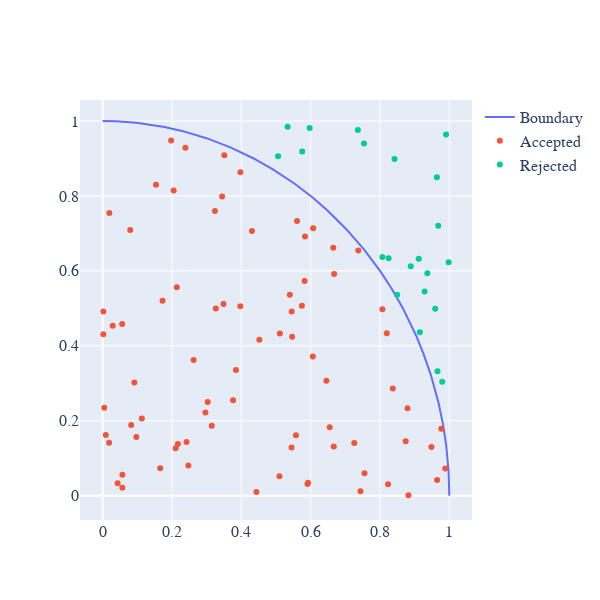
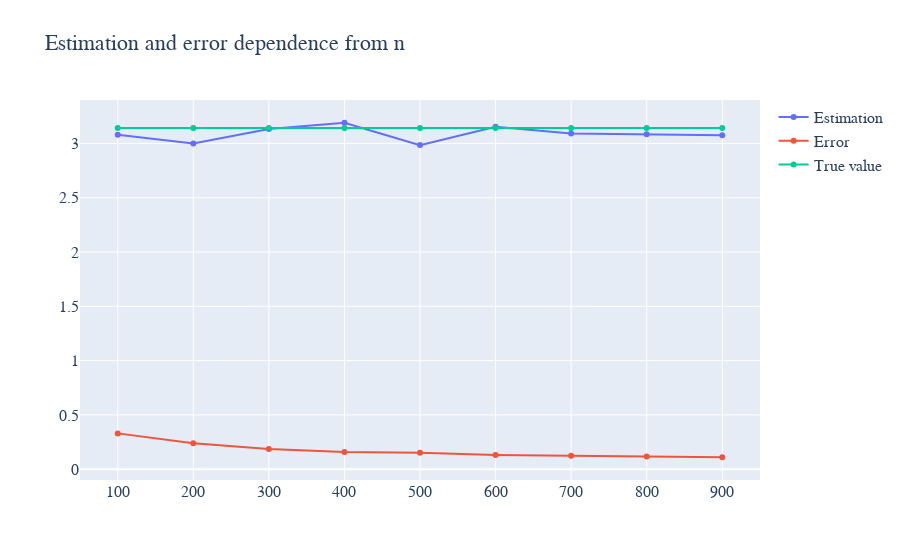
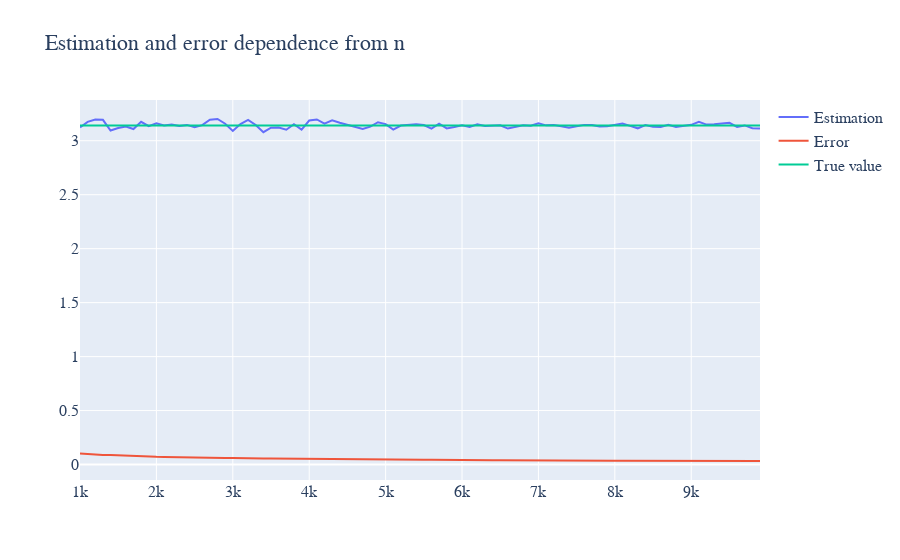

The notebook cell saved with these charts, in order:
### Markdown cell above
Once important point about monte-carlo methods. Since we are computing a probability based on random samples, there is an inherent uncertainty - if we used fewer points, then we would be less certain about our calculated value of $\pi$. Statistics tells us that if we used $N$ points, and calculate a true probability $\hat{p}$, then there is a 95% chance that the *true* value of $p$ is between  $ p - 1.96 \sqrt{\frac{p (1 - p)}{N}}$ and  $ p + 1.96 \sqrt{\frac{p (1 - p)}{N}}$. If you want to understand why, you can read [this page](https://openstax.org/books/introductory-business-statistics/pages/8-3-a-confidence-interval-for-a-population-proportion). It makes sense to say that the uncertainty in the value of $p$ is $\Delta p = 1.96 \sqrt{\frac{p (1 - p)}{N}}$. The uncertainty in our value of $\pi_{\textrm{calc}}$ is therefore $\Delta \pi_{\textrm{calc}} = 4 \Delta p$. Let's calculate these and see if our code achieves the expected accuracy.

Run the code below and compare the actual error to the theoretical error. For low values of `n_points`, they can be quite different, but when `n_points` is large, they converge. Notice that as you increase `n_points`, the theoretical error decreases. The theoretical estimate of the error allows us to be precise about the error in our calculated values.

### Code cell
n_points = 100
xSample = np.random.random(n_points)
ySample = np.random.random(n_points)
accepted = (xSample**2 + ySample**2 ) < 1
rejected = (xSample**2 + ySample**2 ) >= 1

# plt.plot(xs, ys, xSample[accepted], ySample[accepted], 'b.', xSample[rejected], ySample[rejected], 'r.',)
# plt.xlim([0, 1])
# plt.ylim([0, 1])
# ax = plt.gca()
# ax.set_aspect('equal')

fig = go.Figure()
fig.add_trace(go.Scatter(name="Boundary", x=xs, y=ys))
fig.add_trace(go.Scatter(name="Accepted", x=xSample[accepted], y=ySample[accepted], mode="markers"))
fig.add_trace(go.Scatter(name="Rejected", x=xSample[rejected], y=ySample[rejected], mode="markers"))
fig.update_layout(width=600, height=600, font=dict(family="CMU Serif", size=16))
fig.show()

# P(accept) = pi*r^2/4
# pi = 2 * sqrt(P(accept))
pAccept = accepted.sum() / n_points

pi_guess = 4*pAccept
pAccept_error = (1.96)*np.sqrt(pAccept*(1-pAccept)/n_points)
pi_guess_error = 4*pAccept_error

print("Pi: Guess: %.4f, True: %.4f, percentage error (vs calculated): %.2f %%, percentage error (theoretical): %.2f %%"\
      % (pi_guess, np.pi, 100*abs(np.pi-pi_guess)/np.pi, 100*0.5*pi_guess_error/np.pi))



n_points_range = np.arange(100, 1000, 100)
pi_est_range = []
pi_est_error_range = []

for i in n_points_range:
    xSample = np.random.random(i)
    ySample = np.random.random(i)
    accepted = (xSample**2 + ySample**2 ) < 1
    rejected = (xSample**2 + ySample**2 ) >= 1
    
    p_est = accepted.sum() / i
    pi_est = 4 * p_est
    pi_est_range.append(pi_est)
    
    p_est_error = (1.96)*np.sqrt(p_est*(1-p_est)/i)
    pi_est_error = 4*p_est_error
    pi_est_error_range.append(pi_est_error)

pi_values = [np.pi] * len(pi_est_range)
    
fig = go.Figure()
fig.add_trace(go.Scatter(name="Estimation", x=n_points_range, y=pi_est_range))
fig.add_trace(go.Scatter(name="Error", x=n_points_range, y=pi_est_error_range))
fig.add_trace(go.Scatter(name="True value", x=n_points_range, y=pi_values))
fig.update_layout(title="Estimation and error dependence from n", font=dict(family="CMU Serif", size=16))
fig.show()


n_points_range = np.arange(1000, 10000, 100)
pi_est_range = []
pi_est_error_range = []

for i in n_points_range:
    xSample = np.random.random(i)
    ySample = np.random.random(i)
    accepted = (xSample**2 + ySample**2 ) < 1
    rejected = (xSample**2 + ySample**2 ) >= 1
    
    p_est = accepted.sum() / i
    pi_est = 4 * p_est
    pi_est_range.append(pi_est)
    
    p_est_error = (1.96)*np.sqrt(p_est*(1-p_est)/i)
    pi_est_error = 4*p_est_error
    pi_est_error_range.append(pi_est_error)

pi_values = [np.pi] * len(pi_est_range)
    
fig = go.Figure()
fig.add_trace(go.Scatter(name="Estimation", x=n_points_range, y=pi_est_range))
fig.add_trace(go.Scatter(name="Error", x=n_points_range, y=pi_est_error_range))
fig.add_trace(go.Scatter(name="True value", x=n_points_range, y=pi_values))
fig.update_layout(title="Estimation and error dependence from n", font=dict(family="CMU Serif", size=16))
fig.show()

### Figure 1 — Plotly figure (JSON) as saved in the notebook; plotly's stock layout.template omitted (floating-point values rounded to 4 significant figures; data arrays with more than 128 entries replaced by an {"elided": "..."} marker saying what was removed)
{"data": [{"name": "Boundary", "type": "scatter", "x": {"elided": "1000 float values"}, "y": {"elided": "1000 float values"}}, {"mode": "markers", "name": "Accepted", "type": "scatter", "x": [0.452, 0.7257, 0.6666, 0.2965, 0.1132, 0.2049, 0.02899, 0.9647, 0.54, 0.05693, 0.05705, 0.9484, 0.837, 0.5837, 0.3486, 0.5111, 0.3031, 0.004815, 0.8195, 0.1727, 0.05636, 0.01876, 0.6678, 0.09721, 0.8232, 0.5448, 0.5907, 0.8741, 0.2139, 0.2626, 0.4306, 0.2388, 0.7436, 0.00217, 0.6454, 0.1661, 0.5467, 0.7375, 0.5099, 0.3845, 0.09155, 0.2107, 0.351, 0.5924, 0.3762, 0.3447, 0.5453, 0.5575, 0.08237, 0.3971, 0.2421, 0.217, 0.8819, 0.6651, 0.6073, 0.01936, 0.0796, 0.3974, 0.002092, 0.04327, 0.1539, 0.1975, 0.5748, 0.3264, 0.4436, 0.8068, 0.324, 0.009173, 0.5825, 0.8794, 0.6064, 0.9883, 0.9767, 0.6549, 0.7553, 0.2474, 0.5606, 0.3148], "y": [0.4159, 0.1409, 0.1309, 0.2222, 0.2057, 0.8143, 0.4532, 0.04183, 0.5362, 0.02135, 0.05572, 0.1301, 0.286, 0.692, 0.5116, 0.4328, 0.25, 0.2349, 0.4334, 0.5201, 0.458, 0.1413, 0.5917, 0.1565, 0.0303, 0.1289, 0.03141, 0.145, 0.5564, 0.3623, 0.7064, 0.9286, 0.01162, 0.4918, 0.3069, 0.07294, 0.424, 0.6542, 0.0515, 0.3356, 0.3021, 0.1262, 0.9085, 0.03478, 0.2546, 0.7986, 0.4915, 0.1613, 0.1884, 0.5058, 0.143, 0.1379, 0.001084, 0.6615, 0.7134, 0.7542, 0.7088, 0.8634, 0.4306, 0.03281, 0.8299, 0.9478, 0.507, 0.4998, 0.009524, 0.4973, 0.7601, 0.1619, 0.5729, 0.2331, 0.3714, 0.0727, 0.1784, 0.1827, 0.05951, 0.08065, 0.7331, 0.1868]}, {"mode": "markers", "name": "Rejected", "type": "scatter", "x": [0.8419, 0.9659, 0.998, 0.8249, 0.8494, 0.8069, 0.9151, 0.5755, 0.7538, 0.7361, 0.9905, 0.9366, 0.9286, 0.9794, 0.5972, 0.964, 0.9118, 0.9592, 0.9679, 0.8886, 0.5061, 0.5336], "y": [0.8987, 0.332, 0.623, 0.6337, 0.5363, 0.6372, 0.4361, 0.9186, 0.9397, 0.9757, 0.9638, 0.5935, 0.5452, 0.3039, 0.9811, 0.8496, 0.6323, 0.4986, 0.7203, 0.6126, 0.9062, 0.9847]}], "layout": {"font": {"family": "CMU Serif", "size": 16}, "height": 600, "width": 600}}

### Figure 2 — Plotly figure (JSON) as saved in the notebook; plotly's stock layout.template omitted (floating-point values rounded to 4 significant figures)
{"data": [{"name": "Estimation", "type": "scatter", "x": [100, 200, 300, 400, 500, 600, 700, 800, 900], "y": [3.08, 3, 3.133, 3.19, 2.984, 3.153, 3.091, 3.085, 3.076]}, {"name": "Error", "type": "scatter", "x": [100, 200, 300, 400, 500, 600, 700, 800, 900], "y": [0.3299, 0.24, 0.1865, 0.1575, 0.1526, 0.1307, 0.1242, 0.1164, 0.1102]}, {"name": "True value", "type": "scatter", "x": [100, 200, 300, 400, 500, 600, 700, 800, 900], "y": [3.142, 3.142, 3.142, 3.142, 3.142, 3.142, 3.142, 3.142, 3.142]}], "layout": {"font": {"family": "CMU Serif", "size": 16}, "title": {"text": "Estimation and error dependence from n"}}}

### Figure 3 — Plotly figure (JSON) as saved in the notebook; plotly's stock layout.template omitted (floating-point values rounded to 4 significant figures)
{"data": [{"name": "Estimation", "type": "scatter", "x": [1000, 1100, 1200, 1300, 1400, 1500, 1600, 1700, 1800, 1900, 2000, 2100, 2200, 2300, 2400, 2500, 2600, 2700, 2800, 2900, 3000, 3100, 3200, 3300, 3400, 3500, 3600, 3700, 3800, 3900, 4000, 4100, 4200, 4300, 4400, 4500, 4600, 4700, 4800, 4900, 5000, 5100, 5200, 5300, 5400, 5500, 5600, 5700, 5800, 5900, 6000, 6100, 6200, 6300, 6400, 6500, 6600, 6700, 6800, 6900, 7000, 7100, 7200, 7300, 7400, 7500, 7600, 7700, 7800, 7900, 8000, 8100, 8200, 8300, 8400, 8500, 8600, 8700, 8800, 8900, 9000, 9100, 9200, 9300, 9400, 9500, 9600, 9700, 9800, 9900], "y": [3.124, 3.175, 3.197, 3.194, 3.094, 3.117, 3.132, 3.108, 3.176, 3.135, 3.162, 3.141, 3.151, 3.136, 3.147, 3.126, 3.145, 3.196, 3.201, 3.157, 3.091, 3.155, 3.194, 3.145, 3.079, 3.121, 3.122, 3.102, 3.153, 3.104, 3.187, 3.197, 3.159, 3.19, 3.166, 3.148, 3.131, 3.108, 3.131, 3.171, 3.154, 3.103, 3.141, 3.146, 3.153, 3.145, 3.113, 3.158, 3.114, 3.127, 3.143, 3.129, 3.152, 3.137, 3.139, 3.143, 3.113, 3.13, 3.144, 3.139, 3.161, 3.143, 3.147, 3.134, 3.119, 3.134, 3.147, 3.145, 3.133, 3.135, 3.148, 3.16, 3.138, 3.115, 3.146, 3.128, 3.127, 3.148, 3.128, 3.141, 3.147, 3.175, 3.15, 3.153, 3.163, 3.166, 3.128, 3.142, 3.117, 3.113]}, {"name": "Error", "type": "scatter", "x": [1000, 1100, 1200, 1300, 1400, 1500, 1600, 1700, 1800, 1900, 2000, 2100, 2200, 2300, 2400, 2500, 2600, 2700, 2800, 2900, 3000, 3100, 3200, 3300, 3400, 3500, 3600, 3700, 3800, 3900, 4000, 4100, 4200, 4300, 4400, 4500, 4600, 4700, 4800, 4900, 5000, 5100, 5200, 5300, 5400, 5500, 5600, 5700, 5800, 5900, 6000, 6100, 6200, 6300, 6400, 6500, 6600, 6700, 6800, 6900, 7000, 7100, 7200, 7300, 7400, 7500, 7600, 7700, 7800, 7900, 8000, 8100, 8200, 8300, 8400, 8500, 8600, 8700, 8800, 8900, 9000, 9100, 9200, 9300, 9400, 9500, 9600, 9700, 9800, 9900], "y": [0.1025, 0.09566, 0.09067, 0.08723, 0.08769, 0.08395, 0.08077, 0.07914, 0.07475, 0.07405, 0.07134, 0.07026, 0.06835, 0.06728, 0.06556, 0.06478, 0.06304, 0.06048, 0.05923, 0.05937, 0.05999, 0.05748, 0.0556, 0.05594, 0.05661, 0.05487, 0.05408, 0.05379, 0.05197, 0.05235, 0.04988, 0.04904, 0.04929, 0.04805, 0.04801, 0.04784, 0.04766, 0.0476, 0.04667, 0.04539, 0.04527, 0.04579, 0.04465, 0.04412, 0.0436, 0.04333, 0.04352, 0.04234, 0.04274, 0.04216, 0.04152, 0.04144, 0.0407, 0.04063, 0.04028, 0.03989, 0.04009, 0.03952, 0.039, 0.0388, 0.03815, 0.03818, 0.03785, 0.03779, 0.03776, 0.03728, 0.03684, 0.03662, 0.03658, 0.03631, 0.03589, 0.03549, 0.0356, 0.03572, 0.03506, 0.0351, 0.03491, 0.03441, 0.0345, 0.03413, 0.03385, 0.03325, 0.03344, 0.03321, 0.03289, 0.03268, 0.03303, 0.03268, 0.03285, 0.03273]}, {"name": "True value", "type": "scatter", "x": [1000, 1100, 1200, 1300, 1400, 1500, 1600, 1700, 1800, 1900, 2000, 2100, 2200, 2300, 2400, 2500, 2600, 2700, 2800, 2900, 3000, 3100, 3200, 3300, 3400, 3500, 3600, 3700, 3800, 3900, 4000, 4100, 4200, 4300, 4400, 4500, 4600, 4700, 4800, 4900, 5000, 5100, 5200, 5300, 5400, 5500, 5600, 5700, 5800, 5900, 6000, 6100, 6200, 6300, 6400, 6500, 6600, 6700, 6800, 6900, 7000, 7100, 7200, 7300, 7400, 7500, 7600, 7700, 7800, 7900, 8000, 8100, 8200, 8300, 8400, 8500, 8600, 8700, 8800, 8900, 9000, 9100, 9200, 9300, 9400, 9500, 9600, 9700, 9800, 9900], "y": [3.142, 3.142, 3.142, 3.142, 3.142, 3.142, 3.142, 3.142, 3.142, 3.142, 3.142, 3.142, 3.142, 3.142, 3.142, 3.142, 3.142, 3.142, 3.142, 3.142, 3.142, 3.142, 3.142, 3.142, 3.142, 3.142, 3.142, 3.142, 3.142, 3.142, 3.142, 3.142, 3.142, 3.142, 3.142, 3.142, 3.142, 3.142, 3.142, 3.142, 3.142, 3.142, 3.142, 3.142, 3.142, 3.142, 3.142, 3.142, 3.142, 3.142, 3.142, 3.142, 3.142, 3.142, 3.142, 3.142, 3.142, 3.142, 3.142, 3.142, 3.142, 3.142, 3.142, 3.142, 3.142, 3.142, 3.142, 3.142, 3.142, 3.142, 3.142, 3.142, 3.142, 3.142, 3.142, 3.142, 3.142, 3.142, 3.142, 3.142, 3.142, 3.142, 3.142, 3.142, 3.142, 3.142, 3.142, 3.142, 3.142, 3.142]}], "layout": {"font": {"family": "CMU Serif", "size": 16}, "title": {"text": "Estimation and error dependence from n"}}}
